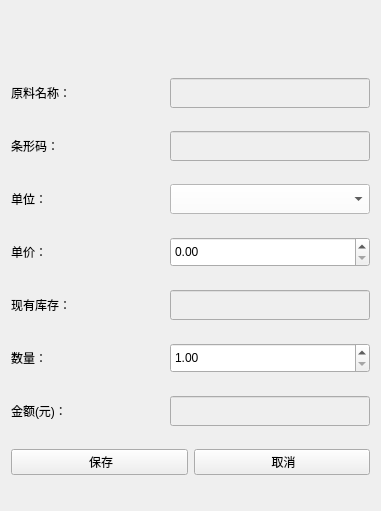
<?xml version="1.0" encoding="UTF-8"?>
<ui version="4.0">
 <class>MaterialPurInfo</class>
 <widget class="QWidget" name="MaterialPurInfo">
  <property name="geometry">
   <rect>
    <x>0</x>
    <y>0</y>
    <width>381</width>
    <height>511</height>
   </rect>
  </property>
  <property name="windowTitle">
   <string>Form</string>
  </property>
  <layout class="QVBoxLayout" name="verticalLayout">
   <item>
    <spacer name="horizontalSpacer">
     <property name="orientation">
      <enum>Qt::Horizontal</enum>
     </property>
     <property name="sizeHint" stdset="0">
      <size>
       <width>40</width>
       <height>25</height>
      </size>
     </property>
    </spacer>
   </item>
   <item>
    <spacer name="horizontalSpacer_2">
     <property name="orientation">
      <enum>Qt::Horizontal</enum>
     </property>
     <property name="sizeHint" stdset="0">
      <size>
       <width>40</width>
       <height>25</height>
      </size>
     </property>
    </spacer>
   </item>
   <item>
    <layout class="QHBoxLayout" name="horizontalLayout">
     <item>
      <widget class="QLabel" name="label">
       <property name="text">
        <string>原料名称：</string>
       </property>
      </widget>
     </item>
     <item>
      <widget class="QLineEdit" name="lineEditMatName">
       <property name="enabled">
        <bool>false</bool>
       </property>
       <property name="minimumSize">
        <size>
         <width>200</width>
         <height>30</height>
        </size>
       </property>
       <property name="maximumSize">
        <size>
         <width>200</width>
         <height>16777215</height>
        </size>
       </property>
       <property name="styleSheet">
        <string notr="true">color: rgb(0, 0, 0);</string>
       </property>
      </widget>
     </item>
    </layout>
   </item>
   <item>
    <layout class="QHBoxLayout" name="horizontalLayout_2">
     <item>
      <widget class="QLabel" name="label_2">
       <property name="text">
        <string>条形码：</string>
       </property>
      </widget>
     </item>
     <item>
      <widget class="QLineEdit" name="lineEditBarCode">
       <property name="enabled">
        <bool>false</bool>
       </property>
       <property name="minimumSize">
        <size>
         <width>200</width>
         <height>30</height>
        </size>
       </property>
       <property name="maximumSize">
        <size>
         <width>200</width>
         <height>16777215</height>
        </size>
       </property>
       <property name="styleSheet">
        <string notr="true">color: rgb(0, 0, 0);</string>
       </property>
      </widget>
     </item>
    </layout>
   </item>
   <item>
    <layout class="QHBoxLayout" name="horizontalLayout_7">
     <item>
      <widget class="QLabel" name="labelUnit">
       <property name="text">
        <string>单位：</string>
       </property>
      </widget>
     </item>
     <item>
      <widget class="QComboBox" name="comboBoxUnit">
       <property name="minimumSize">
        <size>
         <width>200</width>
         <height>30</height>
        </size>
       </property>
       <property name="maximumSize">
        <size>
         <width>200</width>
         <height>16777215</height>
        </size>
       </property>
       <property name="styleSheet">
        <string notr="true">background-color:white;
</string>
       </property>
      </widget>
     </item>
    </layout>
   </item>
   <item>
    <layout class="QHBoxLayout" name="horizontalLayout_3">
     <item>
      <widget class="QLabel" name="labelUnitPrice">
       <property name="text">
        <string>单价：</string>
       </property>
      </widget>
     </item>
     <item>
      <widget class="QDoubleSpinBox" name="spinBoxPrice">
       <property name="minimumSize">
        <size>
         <width>200</width>
         <height>30</height>
        </size>
       </property>
       <property name="maximumSize">
        <size>
         <width>200</width>
         <height>16777215</height>
        </size>
       </property>
       <property name="maximum">
        <double>100000.000000000000000</double>
       </property>
      </widget>
     </item>
    </layout>
   </item>
   <item>
    <layout class="QHBoxLayout" name="horizontalLayout_6">
     <item>
      <widget class="QLabel" name="labelNowNumber">
       <property name="text">
        <string>现有库存：</string>
       </property>
      </widget>
     </item>
     <item>
      <widget class="QLineEdit" name="lineEditInventory">
       <property name="enabled">
        <bool>false</bool>
       </property>
       <property name="minimumSize">
        <size>
         <width>200</width>
         <height>30</height>
        </size>
       </property>
       <property name="maximumSize">
        <size>
         <width>200</width>
         <height>16777215</height>
        </size>
       </property>
       <property name="styleSheet">
        <string notr="true">color: rgb(0, 0, 0);</string>
       </property>
      </widget>
     </item>
    </layout>
   </item>
   <item>
    <layout class="QHBoxLayout" name="horizontalLayout_5">
     <item>
      <widget class="QLabel" name="labelNumber">
       <property name="text">
        <string>数量：</string>
       </property>
      </widget>
     </item>
     <item>
      <widget class="QDoubleSpinBox" name="spinBoxNumber">
       <property name="minimumSize">
        <size>
         <width>200</width>
         <height>30</height>
        </size>
       </property>
       <property name="maximumSize">
        <size>
         <width>200</width>
         <height>16777215</height>
        </size>
       </property>
       <property name="minimum">
        <double>1.000000000000000</double>
       </property>
       <property name="maximum">
        <double>100000.000000000000000</double>
       </property>
      </widget>
     </item>
    </layout>
   </item>
   <item>
    <layout class="QHBoxLayout" name="horizontalLayout_4">
     <item>
      <widget class="QLabel" name="label_4">
       <property name="text">
        <string>金额(元)：</string>
       </property>
      </widget>
     </item>
     <item>
      <widget class="QLineEdit" name="lineEditTotalMoney">
       <property name="enabled">
        <bool>false</bool>
       </property>
       <property name="minimumSize">
        <size>
         <width>200</width>
         <height>30</height>
        </size>
       </property>
       <property name="maximumSize">
        <size>
         <width>200</width>
         <height>16777215</height>
        </size>
       </property>
       <property name="styleSheet">
        <string notr="true">color: rgb(0, 0, 0);</string>
       </property>
      </widget>
     </item>
    </layout>
   </item>
   <item>
    <layout class="QHBoxLayout" name="horizontalLayout_8">
     <item>
      <widget class="QPushButton" name="pushButtonSave">
       <property name="text">
        <string> 保存</string>
       </property>
       <property name="icon">
        <iconset resource="../../../res.qrc">
         <normaloff>:/image/image/save.png</normaloff>:/image/image/save.png</iconset>
       </property>
      </widget>
     </item>
     <item>
      <widget class="QPushButton" name="pushButtonCancel">
       <property name="text">
        <string> 取消</string>
       </property>
       <property name="icon">
        <iconset resource="../../../res.qrc">
         <normaloff>:/image/image/cancel.png</normaloff>:/image/image/cancel.png</iconset>
       </property>
      </widget>
     </item>
    </layout>
   </item>
  </layout>
 </widget>
 <tabstops>
  <tabstop>pushButtonSave</tabstop>
  <tabstop>lineEditBarCode</tabstop>
  <tabstop>comboBoxUnit</tabstop>
  <tabstop>lineEditInventory</tabstop>
  <tabstop>lineEditTotalMoney</tabstop>
  <tabstop>lineEditMatName</tabstop>
  <tabstop>pushButtonCancel</tabstop>
 </tabstops>
 <resources>
  <include location="../../../res.qrc"/>
 </resources>
 <connections/>
</ui>
